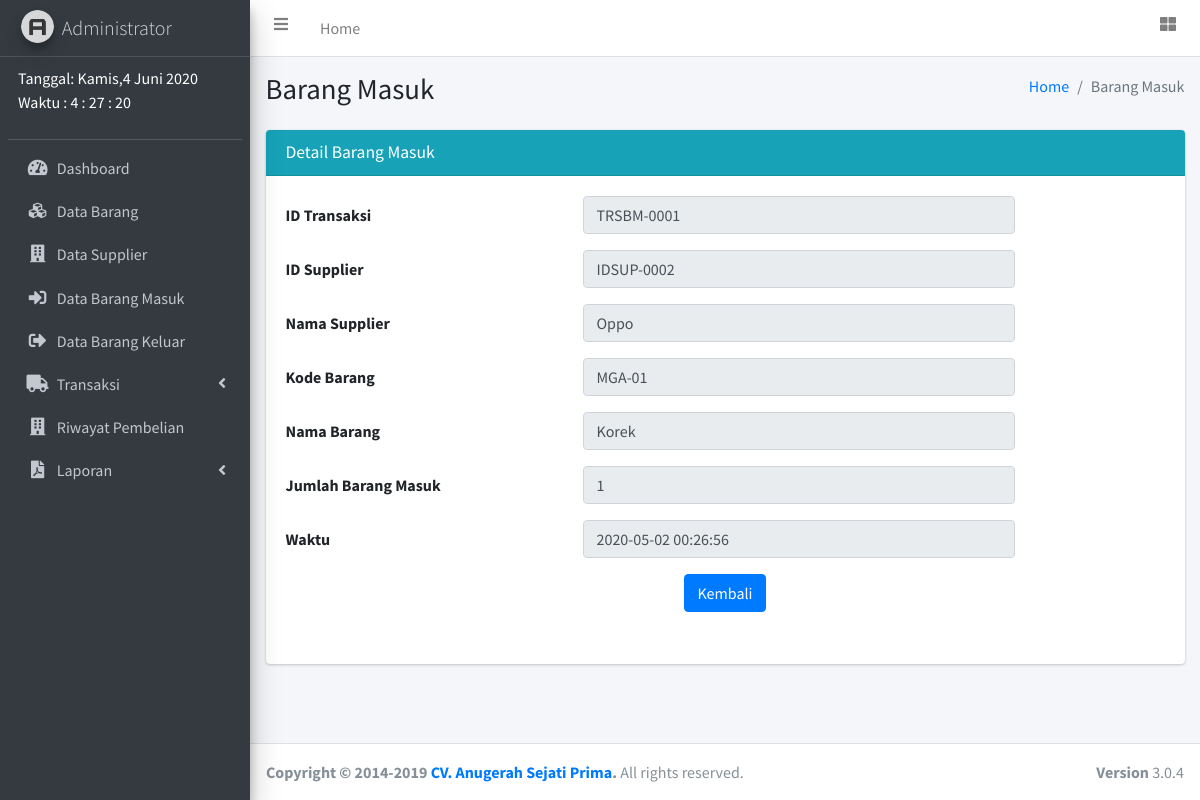
The app's page /admin/masukDetail.php?detail_id=7 with its own data.
### tables this page shows
CREATE TABLE `tbl_tm_supplier` (
  `id_transaksi` varchar(20) NOT NULL,
  `id_supplier` varchar(20) NOT NULL,
  `namasup` varchar(50) NOT NULL
);

CREATE TABLE `tbl_tm_barang` (
  `detail_id` int(100) NOT NULL,
  `id_transaksi` varchar(20) NOT NULL,
  `kd_barang` varchar(20) NOT NULL,
  `namabar` varchar(50) NOT NULL,
  `jumlah` int(15) NOT NULL,
  `waktu` datetime NOT NULL
);

### admin/masukDetail.php (the view, shortened to what this page needs)
<?php include_once ('header.php') ?>
<?php include_once ('sidebar.php') ?>
<?php
$detail = $_GET['detail_id'];
$sql    = "SELECT * FROM tbl_tm_supplier INNER JOIN tbl_tm_barang ON tbl_tm_supplier.id_transaksi = tbl_tm_barang.id_transaksi WHERE tbl_tm_barang.detail_id = '$detail'";
$query  = $mysqli->query($sql);
$row    = $query->fetch_array(MYSQLI_ASSOC);
 ?>
<div class="content-wrapper">
  <section class="content-header">
    <div class="container-fluid">
      <div class="row mb-2">
        <div class="col-sm-6">
          <h1>Barang Masuk</h1>
        </div>
        <div class="col-sm-6">
          <ol class="breadcrumb float-sm-right">
            <li class="breadcrumb-item"><a href="#">Home</a></li>
            <li class="breadcrumb-item active">Barang Masuk</li>
          </ol>
        </div>
      </div>
    </div>
  </section>
  <section class="content">
    <div class="container-fluid">
      <div class="card card-info">
        <div class="card-header">
          <h3 class="card-title">Detail Barang Masuk</h3>
        </div>
        <form class="form-horizontal" action="" method="post">
          <div class="card-body">
            <div class="form-group row">
              <label class="col-sm-4 col-form-label">ID Transaksi</label>
              <div class="col-sm-6">
                <input class="form-control" type="text" value="<?php echo $row['id_transaksi']; ?>" readonly>
              </div>
            </div>
            <div class="form-group row">
              <label class="col-sm-4 col-form-label">ID Supplier</label>
              <div class="col-sm-6">
                <input class="form-control" type="text" value="<?php echo $row['id_supplier']; ?>" readonly>
              </div>
            </div>
            <div class="form-group row">
              <label class="col-sm-4 col-form-label">Nama Supplier</label>
              <div class="col-sm-6">
                <input class="form-control" type="text" value="<?php echo $row['namasup']; ?>" readonly>
              </div>
            </div>
            <div class="form-group row">
              <label for="" class="col-sm-4 col-form-label">Kode Barang</label>
              <div class="col-sm-6">
                <input class="form-control" type="text" value="<?php echo $row['kd_barang']; ?>" readonly>
              </div>
            </div>
            <div class="form-group row">
              <label class="col-sm-4 col-form-label">Nama Barang</label>
              <div class="col-sm-6">
                <input class="form-control" type="text" value="<?php echo $row['namabar']; ?>" readonly>
              </div>
            </div>
            <div class="form-group row">
              <label class="col-sm-4 col-form-label">Jumlah Barang Masuk</label>
              <div class="col-sm-6">
                <input class="form-control" type="text" value="<?php echo $row['jumlah']; ?>" readonly>
              </div>
            </div>
            <div class="form-group row">
              <label class="col-sm-4 col-form-label">Waktu</label>
              <div class="col-sm-6">
                <input class="form-control" type="text" value="<?php echo $row['waktu']; ?>" readonly>
              </div>
            </div>
            <div class="form-group">
              <div class="col-md-12 text-center">
                <a class="btn btn-primary" href="masukData.php">Kembali</a>
              </div>
            </div>
          </div>
        </form>
      </div>
    </div>
  </section>
</div>
<?php include_once ('footer.php') ?>

### records on screen
tbl_tm_supplier: id_transaksi "TRSBM-0001", id_supplier "IDSUP-0002", namasup "Oppo", kd_barang "MGA-01", namabar "Korek", jumlah "1", waktu "2020-05-02 00:26:56"
